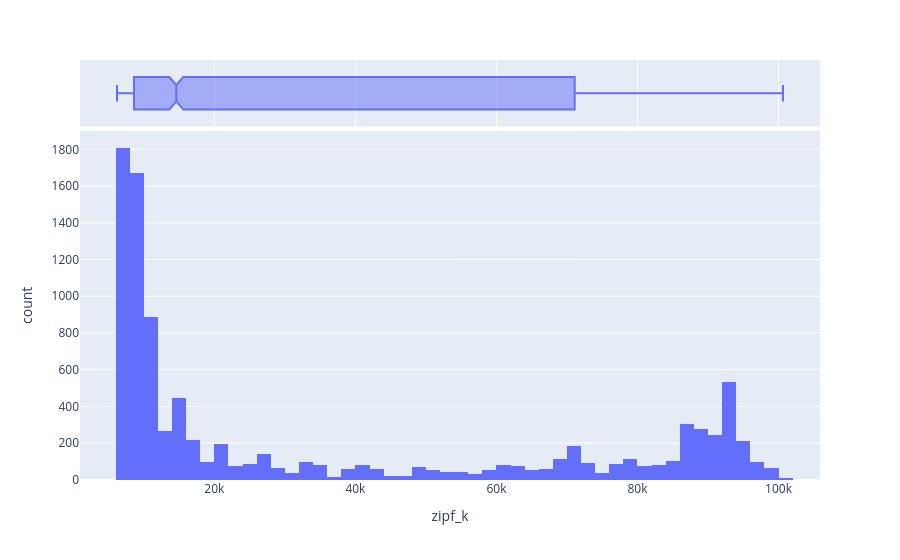

Notebook code for this chart:
### Markdown cell above
# Visualize

### Code cell
px.histogram(VOCAB, 'zipf_k', marginal='box')

### Figure 1 — Plotly figure (JSON) as saved in the notebook; plotly's stock layout.template omitted (floating-point values rounded to 4 significant figures; data arrays with more than 128 entries replaced by an {"elided": "..."} marker saying what was removed)
{"data": [{"bingroup": "x", "hovertemplate": "zipf_k=%{x}<br>count=%{y}<extra></extra>", "legendgroup": "", "marker": {"color": "#636efa", "pattern": {"shape": ""}}, "name": "", "orientation": "v", "showlegend": false, "type": "histogram", "x": {"elided": "9668 int values"}, "xaxis": "x", "yaxis": "y"}, {"hovertemplate": "zipf_k=%{x}<extra></extra>", "legendgroup": "", "marker": {"color": "#636efa"}, "name": "", "notched": true, "showlegend": false, "type": "box", "x": {"elided": "9668 int values"}, "xaxis": "x2", "yaxis": "y2"}], "layout": {"barmode": "relative", "legend": {"tracegroupgap": 0}, "margin": {"t": 60}, "xaxis": {"anchor": "y", "domain": [0.0, 1.0], "title": {"text": "zipf_k"}}, "xaxis2": {"anchor": "y2", "domain": [0.0, 1.0], "matches": "x", "showgrid": true, "showticklabels": false}, "yaxis": {"anchor": "x", "domain": [0.0, 0.8316], "title": {"text": "count"}}, "yaxis2": {"anchor": "x2", "domain": [0.8416, 1.0], "matches": "y2", "showgrid": false, "showline": false, "showticklabels": false, "ticks": ""}}}
